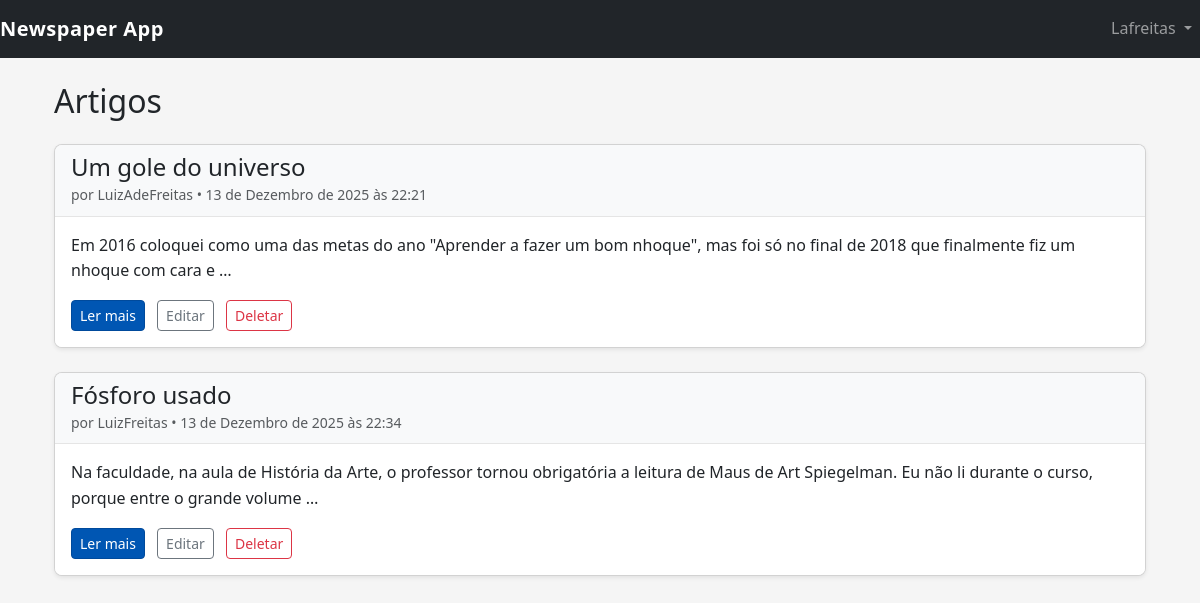
/articles/ (signed in), run on an earlier commit of the app's database.
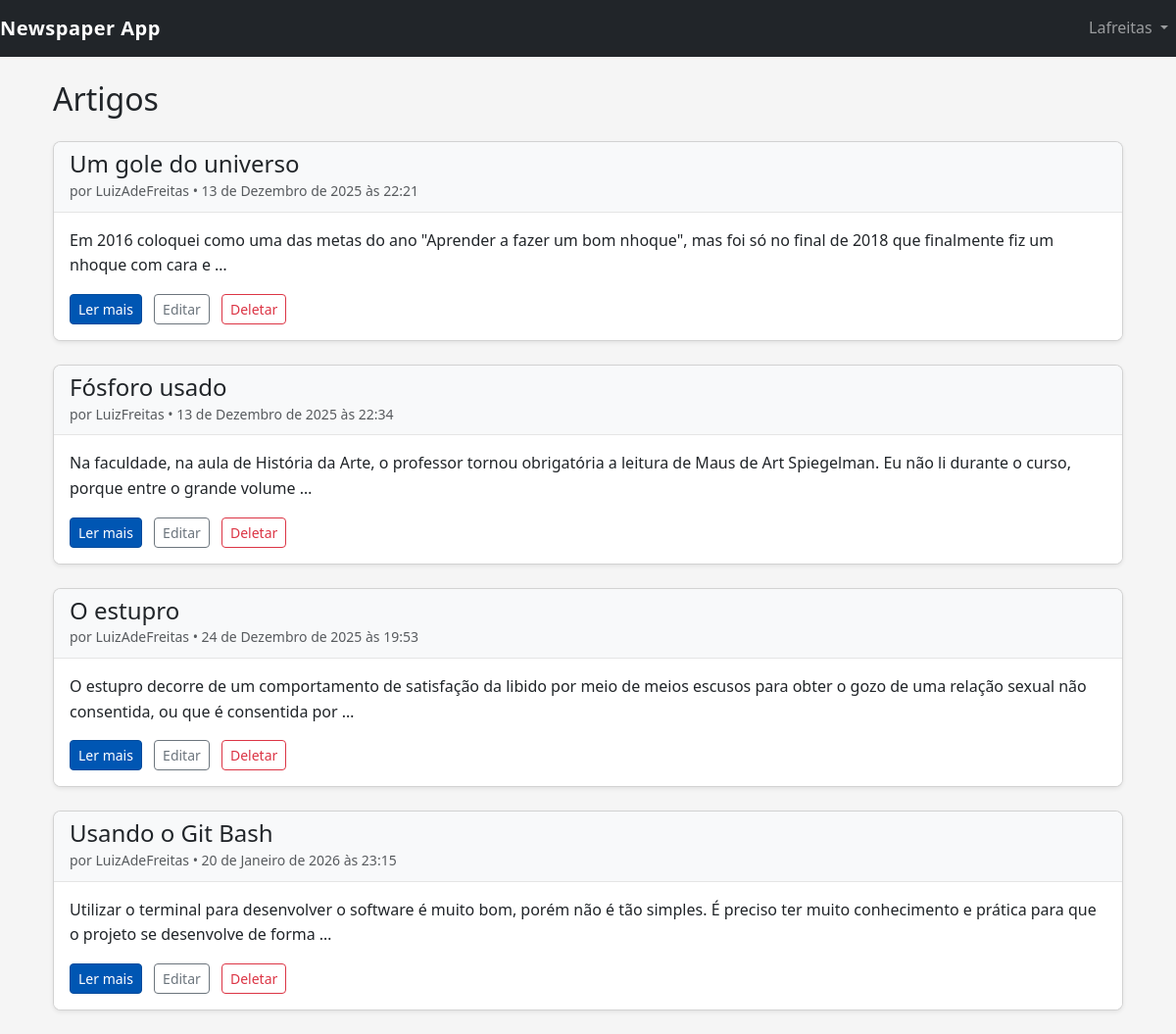
And on a later commit of the database.
### users/models.py (models this page shows)
class CustomUser(AbstractUser):
    age = models.PositiveIntegerField(null=True, blank=True)

### articles/models.py (models this page shows, shortened)
class Article(models.Model):
    title = models.CharField(max_length=255)
    body = models.TextField()
    date = models.DateTimeField(auto_now_add=True)
    author = models.ForeignKey(
        get_user_model(),
        on_delete=models.CASCADE,
    )

### articles/views.py (the view)
# urls.py: path('', ArticleListView.as_view(), name='article_list'), # URL pattern for article list view
class ArticleListView(LoginRequiredMixin, ListView):
    model = Article
    template_name = 'article_list.html' # specify your template name/location
    login_url = '/accounts/login/'  # redirect to login if not authenticated

### templates/article_list.html (shortened to what this page needs)
{% extends 'base.html' %}
{% load static %}
{% block content %}
<div class="container mt-4">
    <h2 class="mb-4">Artigos</h2>
    {% for article in object_list %}
        <div class="card mb-4 shadow-sm">
            <div class="card-header bg-light">
                <h4 class="mb-0">{{ article.title }}</h4>
                <small class="text-muted">
                    por {{ article.author }} • {{ article.date }}
                </small>
            </div>
            <div class="card-body">
                <p class="card-text">
                    {{ article.body|truncatewords:30 }}
                </p>
                <a href="{% url 'article_detail' article.pk %}" class="btn btn-primary btn-sm">
                    Ler mais
                </a>
                {% if user == article.author or user.is_superuser %}
                    <a href="{% url 'article_edit' article.pk %}" class="btn btn-outline-secondary btn-sm ms-2">
                        Editar
                    </a>
                    <a href="{% url 'article_delete' article.pk %}" class="btn btn-outline-danger btn-sm ms-2">
                        Deletar
                    </a>
                {% endif %}
            </div>
        </div>
    {% empty %}
        <p class="text-muted">Nenhum artigo encontrado.</p>
    {% endfor %}
</div>
{% endblock %}

### templates/base.html (shortened to what this page needs)
{% load static %}
<!DOCTYPE html>
<html lang="pt-br">
<head>
    <link href="https://cdn.jsdelivr.net/npm/bootstrap@5.3.2/dist/css/bootstrap.min.css" rel="stylesheet">
    <link href="{% static 'style.css' %}" rel="stylesheet">
</head>
<body>
    <nav class="navbar navbar-expand-md navbar-dark bg-dark mb-4">
        <a class="navbar-brand" href="{% url 'home' %}">Newspaper App</a>
        <div class="collapse navbar-collapse" id="navbarCollapse">
            {% if user.is_authenticated %}
            <ul class="navbar-nav ms-auto">
                <li class="nav-item dropdown">
                    <a class="nav-link dropdown-toggle" href="#" id="userMenu" data-bs-toggle="dropdown">
                        {{ user.username }}
                    </a>
                </li>
            </ul>
            {% else %}
            <div class="ms-auto">
                <a href="{% url 'login' %}" class="btn btn-outline-secondary">Log In</a>
                <a href="{% url 'signup' %}" class="btn btn-primary ms-2">Sign Up</a>
            </div>
            {% endif %}
        </div>
    </nav>
    <div class="container">
        {% block content %}
        {% endblock content %}
    </div>
</body>
</html>

### static/style.css (style rules this page uses)
body { background-color: #f5f5f5; font-family: "Segoe UI", Roboto, Arial, sans-serif; line-height: 1.6; }
.navbar-brand { font-weight: 600; letter-spacing: 0.5px; }
.card { border-radius: 8px; overflow: hidden; }
.card-header { background: #fafafa; border-bottom: 1px solid #e5e5e5; }
.card-body { background: #ffffff; }
.card-body p { margin-bottom: 1rem; }
.btn-primary { background-color: #0056b3; border-color: #004a9c; }

What changed in the data, as far as the page shows it:
added Article: title "O estupro", author "LuizAdeFreitas", date "24 de Dezembro de 2025 às 19:53", body "O estupro decorre de um comportamento de satisfação da libido por meio de meios escusos para obter o gozo de uma relação sexual não consentida, ou que é consentida por …", shows "Editar"
added Article: title "Usando o Git Bash", author "LuizAdeFreitas", date "20 de Janeiro de 2026 às 23:15", body "Utilizar o terminal para desenvolver o software é muito bom, porém não é tão simples. É preciso ter muito conhecimento e prática para que o projeto se desenvolve de forma …", shows "Editar"
